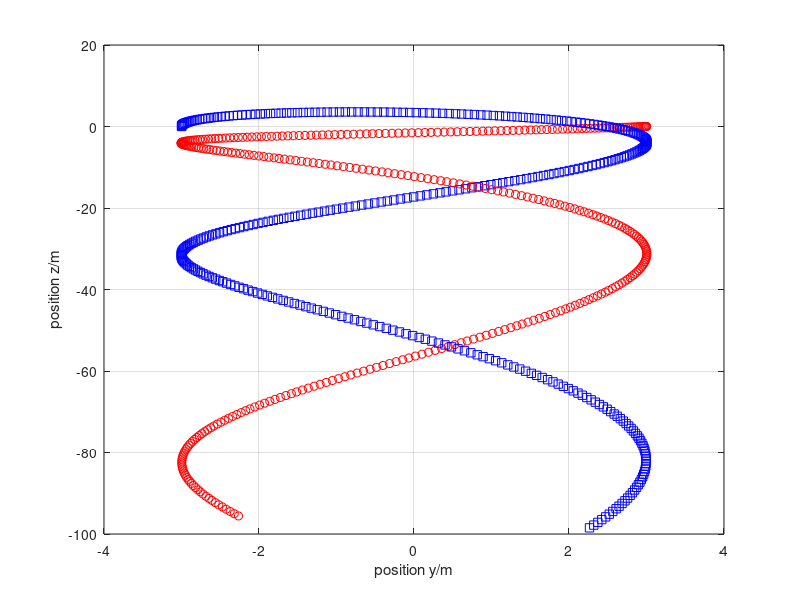

MATLAB code to generate this figure:
%%% Simulation of two bodies connected by Hookean material in 2D
%% Coordinates (y, z)

%% Constants
ma = 2;	   % kg: mass of object a
mb = 2;	   % kg: mass of object b
g = 9.81;  % N/kg: gravitational acceleration
ln = 1;	   % m: natural length
k = 5;	   % N/m: spring constant

%% Initial conditions
t = 0;	       % s: initial time
ra = [-3, 0];  % m: initial position of object a
rb = [3, 0];   % m: initial position of object b
va = [0, 10];  % m/s: initial velocity of object a
vb = [0, 0];   % m/s: initial velocity of object b

%% Boundary conditions
Ga = -ma * g * [0, 1];  % N: gravity supply on object a
Gb = -mb * g * [0, 1];  % N: gravity supply on object b

%% Parameters for time loop
t1 = 5;	     % s: final time
dt = 0.001;  % s: time step %@

%% Plotting
dtplot = t1/360;  % time interval between plots
tplot = dtplot;	  % time for next plot
clf
plot(ra(1), ra(2), 'sb')
hold on; grid on
plot(rb(1), rb(2), 'or')
xlabel('position y/m'); ylabel('position z/m') %@

%% State: ra, rb, va, vb
%% Numerical time integration
while t < t1
  %% constitutive relations
  Pa = ma * va;
  Pb = ma * vb;
  l = norm(ra - rb); % calculation of present length
  Fxa = -k * (l - ln) * (ra - rb)/l;
  Fxb = -Fxa; % balance of momentum for Hookean material

  %% balances
  t = t + dt;
  Pa = Pa + (Fxa + Ga) * dt;
  Pb = Pb + (Fxb + Gb) * dt;
  ra = ra + va * dt;
  rb = rb + vb * dt;

  %% constitutive relations
  va = Pa / ma;
  vb = Pb / mb; %@

  %% plot
  if t > tplot
    plot(ra(1), ra(2), 'sb')
    plot(rb(1), rb(2), 'or')
    pause(0)
    tplot = tplot + dtplot;
  end %@
end
